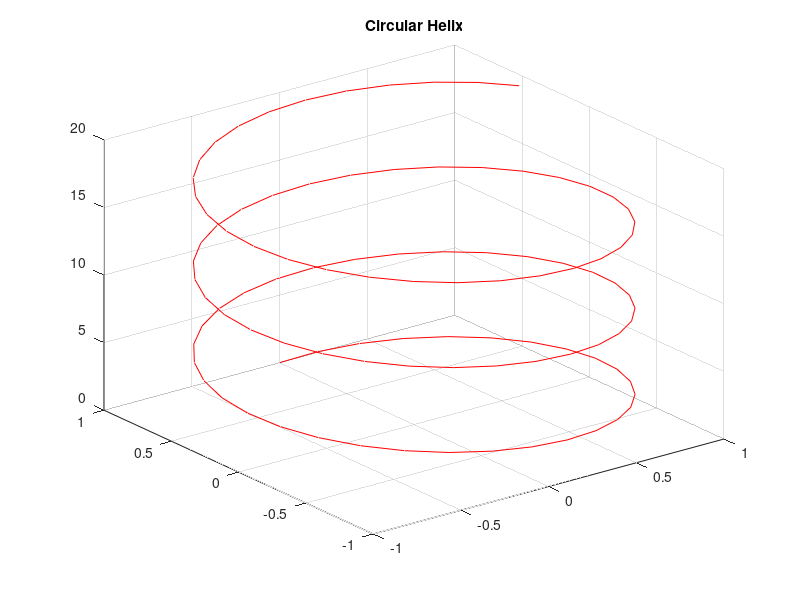

Recreate this plot in MATLAB.
clc; clear;

t = linspace(0,20,100);

x = sin(t);
y = cos(t);
z = t;

plot3(x,y,z, 'r')
grid on;
title('Circular Helix')
